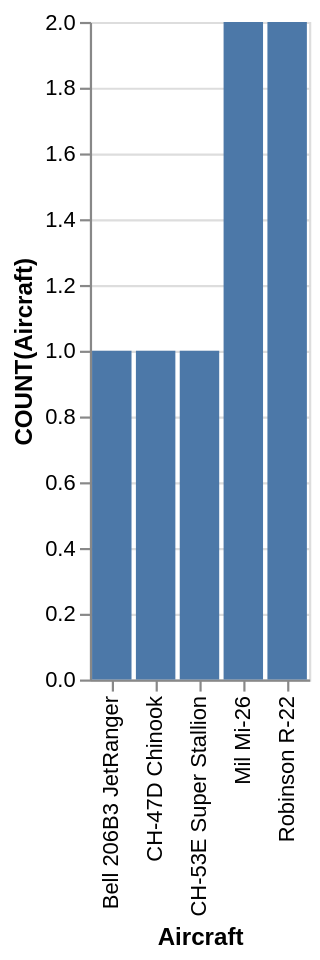

Write a Vega-Lite specification for this figure.
### Vega-Lite specification from a JSON file in a GitHub repository (floating-point values rounded to 4 significant figures)
{"data": {"values": [{"x_data": "Bell 206B3 JetRanger", "y_data": 1}, {"x_data": "CH-47D Chinook", "y_data": 1}, {"x_data": "CH-53E Super Stallion", "y_data": 1}, {"x_data": "Mil Mi-26", "y_data": 2}, {"x_data": "Robinson R-22", "y_data": 2}]}, "mark": "bar", "encoding": {"x": {"field": "x_data", "type": "nominal", "title": "Aircraft", "sort": {"op": "sum", "field": "y_data", "order": "ascending"}}, "y": {"field": "y_data", "type": "quantitative", "title": "COUNT(Aircraft)"}}}
